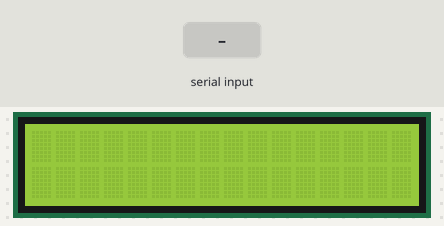
Bench run of a sketch on a simulated Arduino Uno, built with avr-gcc and run on an emulated ATmega328P. Shown: 16×2 character LCD. Inputs (shaded band) come from the test bench.

Above: at 1.2 s.
1.3 s: "1" received over Serial
At 3.1 s:
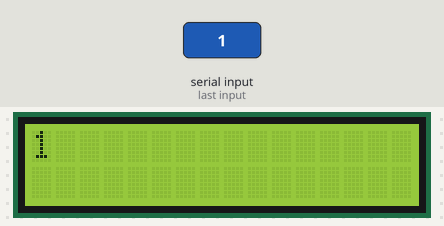
3.8 s: "0" received over Serial
At 6.0 s:
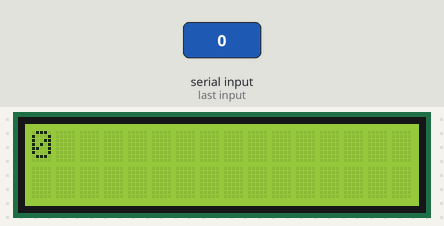
6.3 s: "2" received over Serial
At 8.1 s:
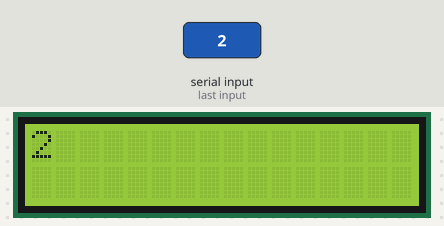
Timing chart, 0 to 9.6 s (numbered marks = the images above; inputs shaded):
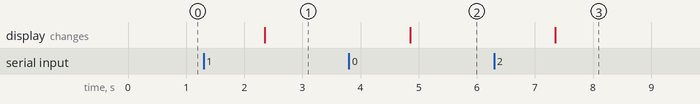

The sketch:

test.ino
```cpp
#include <LiquidCrystal.h>
String data;
LiquidCrystal lcd(12, 11, 5, 4, 3, 2);

void setup(){
  Serial.begin(9600);
  lcd.begin(16, 2);
  lcd.clear();
}

void loop()
{
  while(Serial.available() == 0){

  }
  delay(50);
  data = Serial.readString();
  lcd.clear();
  lcd.setCursor(0,0);
  lcd.print(data);
}
```

Measured:
- after the input at 1.3 s, the display: changes after 1.1 s (image 1)
- after the input at 3.8 s, the display: changes after 1.1 s (image 2)
- after the input at 6.3 s, the display: changes after 1.1 s (image 3)
